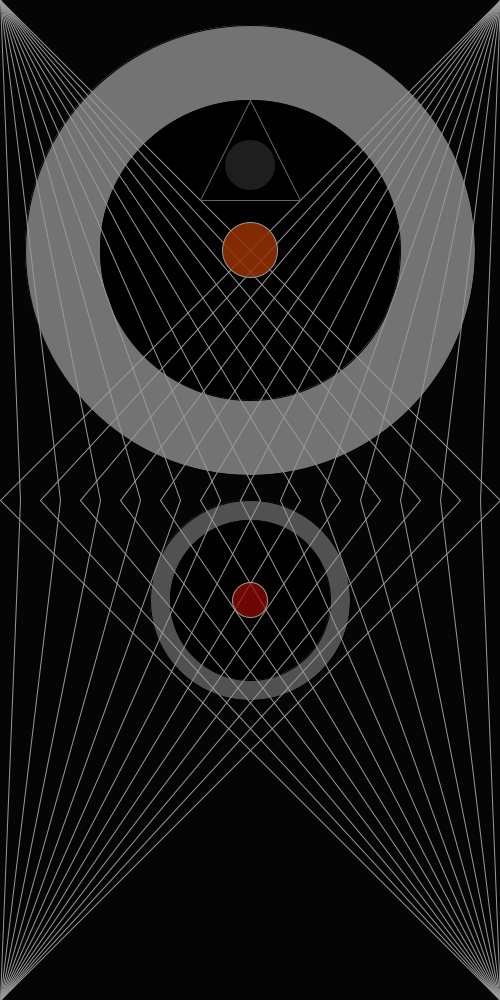
Frame 1 (no input)
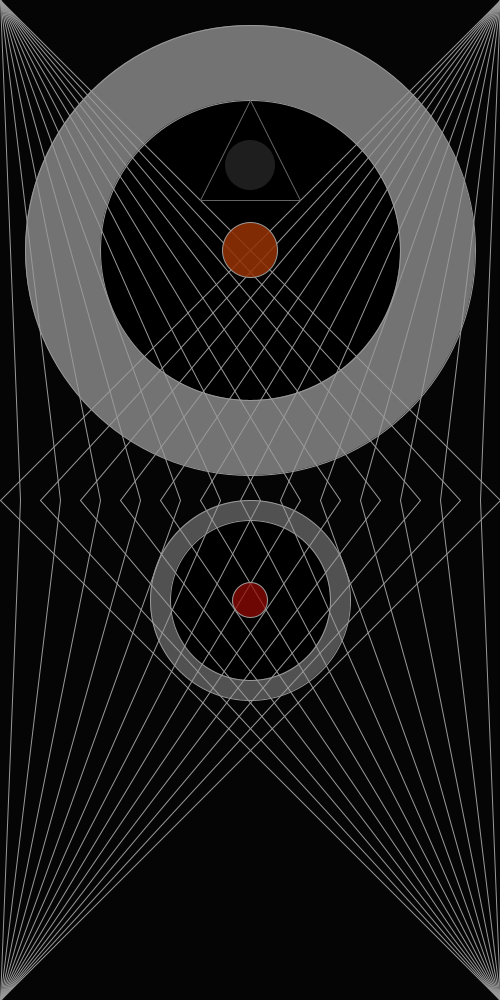
Frame 60 (the mouse pressed at the canvas centre just before this capture)
Frame 120 (the mouse held since frame 60 and released just before this capture): identical to frame 60, image omitted

The Processing sketch that drew these frames (run headless with seeded random() and noise(); from frame 60 on, the mouse is pressed at the canvas centre):

// Processing sketch: processing_25098
// ── processing_25098.pde

//////This code was taken and edit from open processing. It was originally written by Ben Jack.
/// Written by Ben Jack, 14th February 2011 
//import processing.pdf.*;

int patternSeperationX =500;
int patternSeperationY = 500; 


void setup() {
  size (500,1000);
  smooth();
//  beginRecord(PDF, "filename.pdf");
}
void draw(){
  design();
}
void design() {

  float x = 500;
  smooth();

  background (5);

  fill (115);
  ellipse(250,250,450, 450);


  fill (0);
  ellipse(250, 250, 300, 300);
  
  fill(115, 175);
  ellipse(250, 600, 200, 200);
  
  fill(153);
  ellipse(250, 650, 50, 50);
  
  
  fill(0);
  ellipse(250,600,160,160);
  

  stroke(153);
  line(0, 0, x, x);
  line(0, 0, 460, x);
  line(0, 0, 420, x);
  line(0, 0, 380, x);
  line(0, 0, 340, x);
  line(0, 0, 300, x);
  line(0, 0, 260, x);
  line(0, 0, 220, x);
  line(0, 0, 180, x);
  line(0, 0, 140, x);
  line(0, 0, 100, x);
  line(0, 0, 60, x);
  line(0, 0, 20, x);

  line(500,0, 0, 500);
  line(500,0, 40, 500);
  line(500,0, 80, 500);
  line(500,0, 120, 500);
  line(500,0, 160, 500);
  line(500,0, 200, 500);
  line(500,0, 240, 500);
  line(500,0, 280, 500);
  line(500,0, 320, 500);
  line(500,0, 360, 500);
  line(500,0, 400, 500);
  line(500,0, 440, 500);
  line(500,0, 480, 500);

  stroke(100);
  line(200, 200, 300, 200);
  line(200, 200, 250, 100);
  line(300, 200, 250, 100);
  noStroke();
  fill(30);
  ellipse(250, 165, 50, 50);
  
  
    stroke(153);
  line(0, height, x, x);
  line(0, height, 460, x);
  line(0, height, 420, x);
  line(0, height, 380, x);
  line(0, height, 340, x);
  line(0, height, 300, x);
  line(0, height, 260, x);
  line(0, height, 220, x);
  line(0, height, 180, x);
  line(0, height, 140, x);
  line(0, height, 100, x);
  line(0, height, 60, x);
  line(0, height, 20, x);

  line(500,height, 0, 500);
  line(500,height, 40, 500);
  line(500,height, 80, 500);
  line(500,height, 120, 500);
  line(500,height, 160, 500);
  line(500,height, 200, 500);
  line(500,height, 240, 500);
  line(500,height, 280, 500);
  line(500,height, 320, 500);
  line(500,height, 360, 500);
  line(500,height, 400, 500);
  line(500,height, 440, 500);
  line(500,height, 480, 500);
  
  fill (150,50,5, 220);
  ellipse(250, 250, 55, 55);
  
  fill (150,10,5, 185);
  ellipse(250, 600 , 35, 35);
//endRecord();
  
}  
